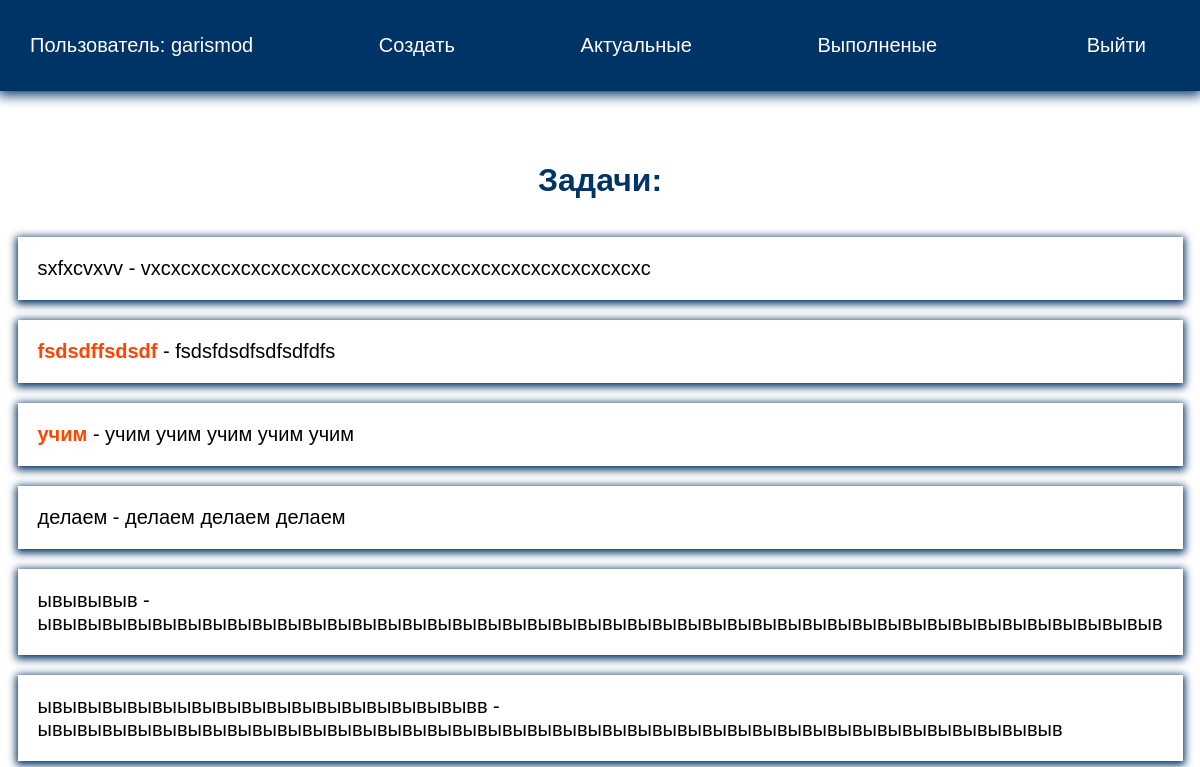
/current/ (signed in), run on an earlier commit of the app's database.
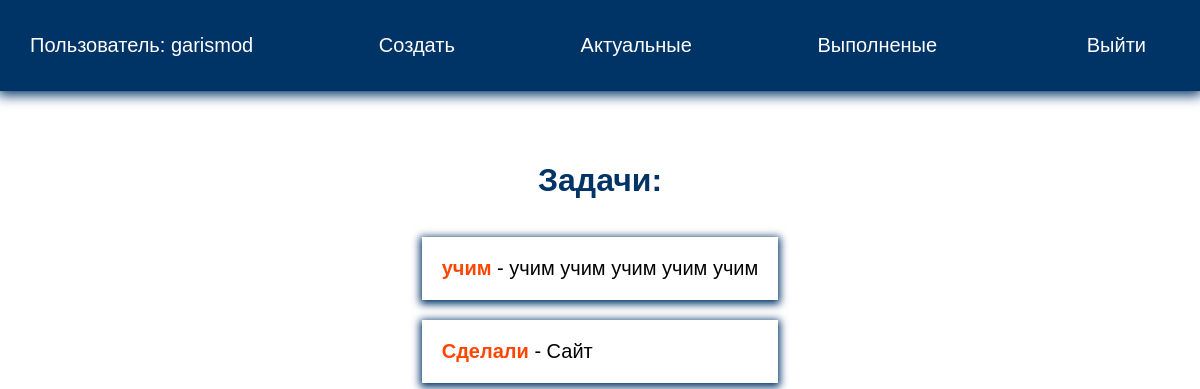
And on a later commit of the database.
### todo/models.py (models this page shows, shortened)
class Todo(models.Model):
    title = models.CharField(max_length=100)
    memo = models.TextField(blank=True)
    created = models.DateTimeField(auto_now_add=True)
    date_completed = models.DateTimeField(blank=True, null=True)
    important = models.BooleanField(default=False)
    user = models.ForeignKey(User, on_delete=models.CASCADE)

### todo/views.py (the view)
# urls.py: path('current/', views.current_todos, name="currenttodos"),
@login_required
def current_todos(request):
    todos = Todo.objects.filter(user=request.user, date_completed__isnull=True)
    return render(request, 'todo/currenttodos.html',
                  {'todos': todos})

### todo/templates/todo/currenttodos.html
{% extends 'todo/base.html' %}
{% block content %}
<h1>Задачи:</h1>
<ul>
    {% for todo in todos %}
    <li>
        <a href="{% url 'viewtodo' todo.id %}">
        {% if todo.important %}
        <b>{{ todo.title }}</b>
        {% else %}
        {{ todo.title }}
        {% endif %}
        {% if todo.memo %}
         - {{ todo.memo }}
        {% endif %}
            </a>
    </li>
    {% endfor %}
</ul>
{% endblock %}

What changed in the data, as far as the page shows it:
no longer on this page (row edited): Todo: title "sxfxcvxvv", memo "vxcxcxcxcxcxcxcxcxcxcxcxcxcxcxcxcxcxcxcxcxcxcxcxcxc"
removed Todo: title "fsdsdffsdsdf", memo "fsdsfdsdfsdfsdfdfs"
removed Todo: title "делаем", memo "делаем делаем делаем"
no longer on this page (row edited): Todo: title "ывывывывывыывывывывывывывывывывывывв", memo "ывывывывывывывывывывывывывывывывывывывывывывывывывывывывывывывывывывывывывывывывыв"
changed Todo: important False → True (drawn); memo "ывывывывывывывывывывывывывывывывывывывывывывывывывывывывывывывывывывывывывывывывывывывывыв" → "Сайт"; title "ывывывыв" → "Сделали"
